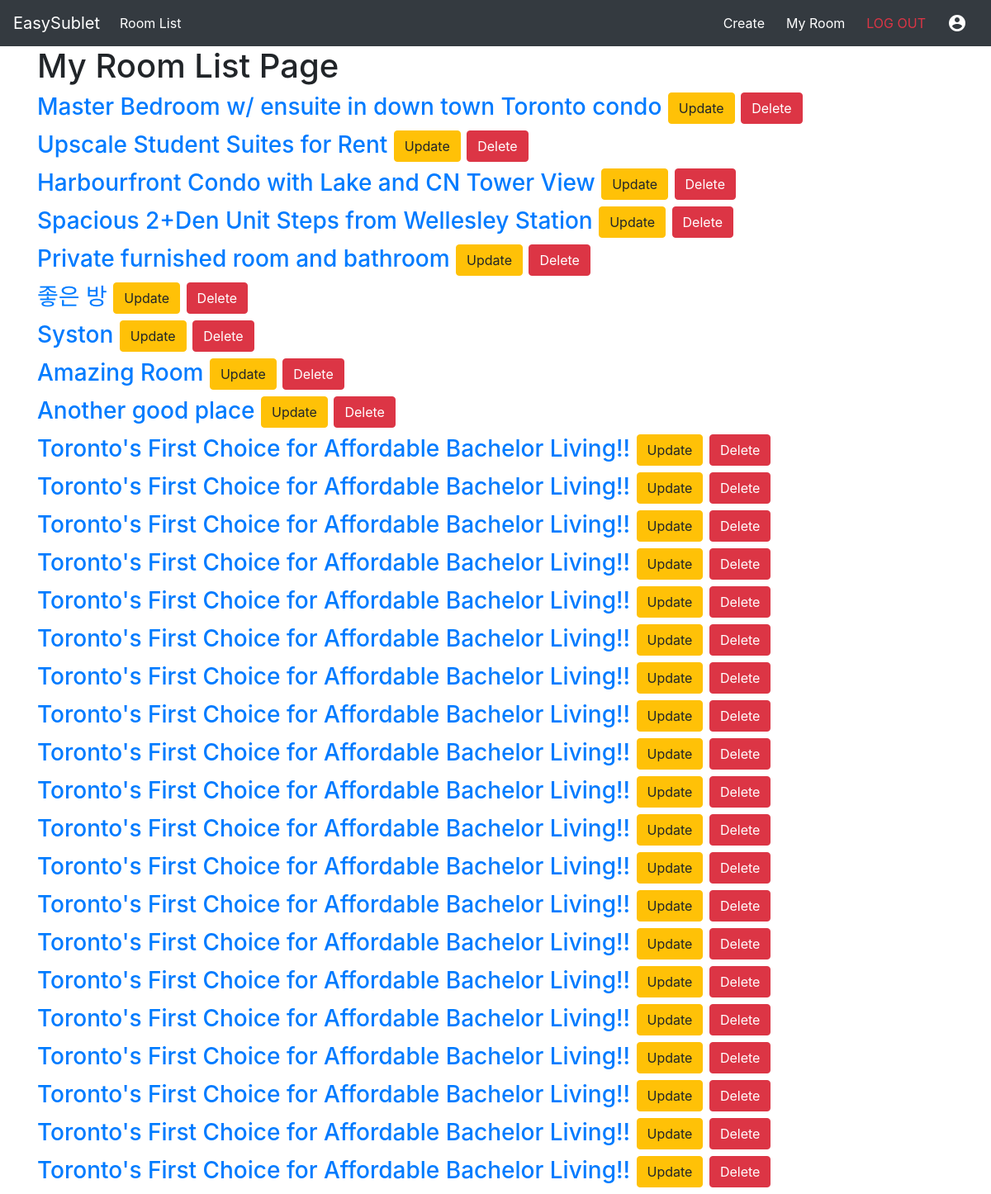
The app's page /room/myroom (signed in) with its own data.
### RoomRental/models.py (models this page shows, shortened)
class Room(models.Model):
    user = models.ForeignKey(User, default=1, on_delete=models.SET_NULL, null=True)
    id = models.fields.BigAutoField(primary_key=True)
    title = models.fields.CharField(max_length=100, blank=False, null=False)
    address = models.fields.CharField(max_length=255, blank=False, null=False)
    latitude = models.fields.FloatField(null=True, blank=True)
    longitude = models.fields.FloatField(null=True, blank=True)
    description = models.fields.TextField(null=True, blank=True)
    price = models.fields.FloatField(null=True, blank=True)
    is_parking = models.fields.BooleanField(default=False)
    is_pet = models.fields.BooleanField(default=False)
    is_smoking = models.fields.BooleanField(default=False)
    has_hydro = models.fields.BooleanField(default=False)
    has_aircondition = models.fields.BooleanField(default=False)
    has_water = models.fields.BooleanField(default=False)
    has_heat = models.fields.BooleanField(default=False)
    has_wifi = models.fields.BooleanField(default=False)
    has_tv = models.fields.BooleanField(default=False)
    has_laundry = models.fields.BooleanField(default=False)
    has_fridge = models.fields.BooleanField(default=False)
    has_dishwasher = models.fields.BooleanField(default=False)
    has_dryer = models.fields.BooleanField(default=False)
    has_microwave = models.fields.BooleanField(default=False)
    movein_date = models.fields.DateTimeField(null=True, blank=True)
    created_on = models.fields.DateTimeField(auto_now=True)

### RoomRental/views.py (the view)
# urls.py: path('room/myroom', my_room_list_view, name='my_room_list_view'),
@login_required
def my_room_list_view(request, *args, **kwargs):
    rooms = Room.objects.filter(user=request.user)
    context = {'rooms':rooms}
    return render(request,'MyRoom_Page.html',context,status=200)

### RoomRental/templates/MyRoom_Page.html (shortened to what this page needs)
{% extends 'base.html' %}
{% block content %}
<h1>My Room List Page</h1>
{% for room in rooms %}
<h3>
    <a href="{% url 'room_detail_view' room.id %}">{{ room.title }}</a>
    <a href="{% url 'room_update_view' room.id %}" class="btn btn-warning">Update</a>
    <a href="{% url 'room_delete_view' room.id %}" class="btn btn-danger">Delete</a>
</h3>
{% endfor %}
{% endblock content %}

### records on screen
Room: title "Master Bedroom w/ ensuite in down town Toronto condo"
Room: title "Upscale Student Suites for Rent"
Room: title "Harbourfront Condo with Lake and CN Tower View"
Room: title "Spacious 2+Den Unit Steps from Wellesley Station"
Room: title "Private furnished room and bathroom"
Room: title "좋은 방"
Room: title "Syston"
Room: title "Amazing Room"
Room: title "Another good place"
Room: title "Toronto's First Choice for Affordable Bachelor Living!!"
Room: title "Toronto's First Choice for Affordable Bachelor Living!!"
Room: title "Toronto's First Choice for Affordable Bachelor Living!!"
Room: title "Toronto's First Choice for Affordable Bachelor Living!!"
Room: title "Toronto's First Choice for Affordable Bachelor Living!!"
Room: title "Toronto's First Choice for Affordable Bachelor Living!!"
Room: title "Toronto's First Choice for Affordable Bachelor Living!!"
Room: title "Toronto's First Choice for Affordable Bachelor Living!!"
Room: title "Toronto's First Choice for Affordable Bachelor Living!!"
Room: title "Toronto's First Choice for Affordable Bachelor Living!!"
Room: title "Toronto's First Choice for Affordable Bachelor Living!!"
Room: title "Toronto's First Choice for Affordable Bachelor Living!!"
Room: title "Toronto's First Choice for Affordable Bachelor Living!!"
Room: title "Toronto's First Choice for Affordable Bachelor Living!!"
Room: title "Toronto's First Choice for Affordable Bachelor Living!!"
Room: title "Toronto's First Choice for Affordable Bachelor Living!!"
Room: title "Toronto's First Choice for Affordable Bachelor Living!!"
Room: title "Toronto's First Choice for Affordable Bachelor Living!!"
Room: title "Toronto's First Choice for Affordable Bachelor Living!!"
Room: title "Toronto's First Choice for Affordable Bachelor Living!!"
